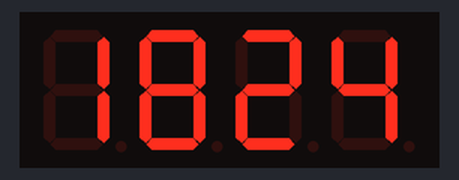
A program run on a simulated ESP32-S2. On the bench: 4-digit seven-segment display. Wiring (inferred from the names in the program): 4-digit 7-segment display, segments lit when LOW: segments GPIO 3, GPIO 5, GPIO 10, GPIO 7, GPIO 12, GPIO 4, GPIO 13; digit selects GPIO 15, GPIO 11, GPIO 6, GPIO 2. WiFi joins after 1.5 s; servers stay silent unless stated; the segment pins are drawn as the display they are named for; what the program prints to the serial monitor is not drawn.

Above: at 1.6 s.
At 90.6 s:
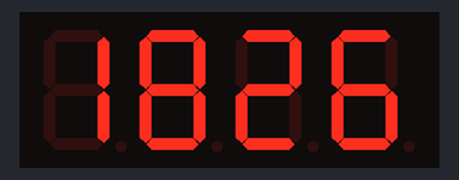

The program:

main.cpp
```cpp
#include <Arduino.h>
#include <WiFi.h>
#include <WiFiUdp.h>
#include <TimeLib.h>

// WiFi network details
const char *ssid = "ssid";
const char *password = "password";

// NTP server
const char *ntpServer = "pool.ntp.org";
const int timeZone = 8; // Change this to your time zone in hours from UTC

// UDP
WiFiUDP udp;
unsigned int localPort = 2390; // Local port to listen for UDP packets
byte packetBuffer[48];         // Buffer to hold incoming and outgoing packets

// put function declarations here:
void displayDigit(int grid, int digit);
void blinkColon();
time_t getNtpTime();
void sendNtpPacket();

#define NUM_DIGITS 4
#define NUM_SEGMENTS 7
#define COLON_GRID 9
// GPIO pin assignments for the grids
const int gridPins[NUM_DIGITS] = {15, 11, 6, 2};


// GPIO pin assignments for the segments
const int segmentPins[NUM_SEGMENTS] = {3, 5, 10, 7, 12, 4, 13};

// GPIO pin assignments for the colon
const int colonPins[2] = {14, 8};

// Segment patterns for each digit (0-9)
const bool digitPatterns[10][NUM_SEGMENTS] = {
    {0, 0, 0, 0, 0, 0, 1}, // 0
    {1, 0, 0, 1, 1, 1, 1}, // 1
    {0, 0, 1, 0, 0, 1, 0}, // 2
    {0, 0, 0, 0, 1, 1, 0}, // 3
    {1, 0, 0, 1, 1, 0, 0}, // 4
    {0, 1, 0, 0, 1, 0, 0}, // 5
    {0, 1, 0, 0, 0, 0, 0}, // 6
    {0, 0, 0, 1, 1, 1, 1}, // 7
    {0, 0, 0, 0, 0, 0, 0}, // 8
    {0, 0, 0, 0, 1, 0, 0}  // 9
};

void setup()
{
  // Initialize the grid pins as output and set them high
  for (int i = 0; i < NUM_DIGITS; i++)
  {
    pinMode(gridPins[i], OUTPUT);
    digitalWrite(gridPins[i], HIGH);
  }

  // Initialize the segment pins as output and set them high
  for (int i = 0; i < NUM_SEGMENTS; i++)
  {
    pinMode(segmentPins[i], OUTPUT);
    digitalWrite(segmentPins[i], HIGH);
  }

  // Initialize the colon pins as output and set them high
  for (int i = 0; i < 2; i++)
  {
    pinMode(colonPins[i], OUTPUT);
    digitalWrite(colonPins[i], HIGH);
  }

  digitalWrite(COLON_GRID, LOW);
  Serial.begin(115200);
  Serial.println();
  Serial.println();
  Serial.print("Connecting to ");
  Serial.println(ssid);
  // Connect to WiFi
  WiFi.begin(ssid, password);
  while (WiFi.status() != WL_CONNECTED)
  {
    delay(500);
    Serial.print(".");
    blinkColon();
  }
  Serial.println("");
  Serial.println("WiFi connected");
  Serial.println("IP address: ");
  Serial.println(WiFi.localIP());

  // Initialize the UDP client
  udp.begin(localPort);
}

void loop()
{
  // Check if it's time to update the time
  if (timeStatus() != timeSet)
  {
    setTime(getNtpTime());
    Serial.println(now());
  }

  // Display the current time on the display
  for (int i = 0; i < NUM_DIGITS; i++)
  {
    int digit;
    if (i == 0)
      digit = hour() / 10;
    else if (i == 1)
      digit = hour() % 10;
    else if (i == 2)
      digit = minute() / 10;
    else
      digit = minute() % 10;
    displayDigit(i, digit);
  }

  // Blink the colon every second
  blinkColon();
}

time_t getNtpTime()
{
  // Send an NTP packet to the time server
  sendNtpPacket();

  // Wait for a response for up to 1 second
  uint32_t beginWait = millis();
  while (millis() - beginWait < 1000)
  {
    int size = udp.parsePacket();
    if (size >= 48)
    {
      udp.read(packetBuffer, 48);
      unsigned long secsSince1900 = (unsigned long)packetBuffer[40] << 24;
      secsSince1900 |= (unsigned long)packetBuffer[41] << 16;
      secsSince1900 |= (unsigned long)packetBuffer[42] << 8;
      secsSince1900 |= (unsigned long)packetBuffer[43];
      return secsSince1900 - 2208988800UL + timeZone * SECS_PER_HOUR;
    }
  }

  // If no response after 1 second, return 0
  return 0;
}

void sendNtpPacket()
{
  // Initialize the packet buffer to 0
  memset(packetBuffer, 0, 48);

  // Initialize values needed to form NTP request
  packetBuffer[0] = 0b11100011; // LI, Version, Mode
  packetBuffer[1] = 0;          // Stratum, or type of clock
  packetBuffer[2] = 6;          // Polling Interval
  packetBuffer[3] = 0xEC;       // Peer Clock Precision

  // Send the packet
  udp.beginPacket(ntpServer, 123);
  udp.write(packetBuffer, 48);
  udp.endPacket();
}

void displayDigit(int grid, int digit)
{
  // Turn off all grids
  for (int i = 0; i < NUM_DIGITS; i++)
  {
    digitalWrite(gridPins[i], HIGH);
  }

  // Set the segment pins according to the digit pattern
  for (int i = 0; i < NUM_SEGMENTS; i++)
  {
    digitalWrite(segmentPins[i], digitPatterns[digit][i]);
  }

  // Turn on the grid for this digit
  digitalWrite(gridPins[grid], LOW);

  delayMicroseconds(1000); // Display this digit for a short time

  // Turn off the grid for this digit
  digitalWrite(gridPins[grid], HIGH);
}

void blinkColon()
{
  // Get the current time
  unsigned long currentMillis = millis();

  // Blink the colon every second
  if (currentMillis % 1000 < 500)
  {
    digitalWrite(colonPins[0], LOW);
    digitalWrite(colonPins[1], LOW);
  }
  else
  {
    digitalWrite(colonPins[0], HIGH);
    digitalWrite(colonPins[1], HIGH);
  }
}
```

Measured:
- what the display in image 0 shows lasts 29.0 s, from 1.6 s to 30.6 s
